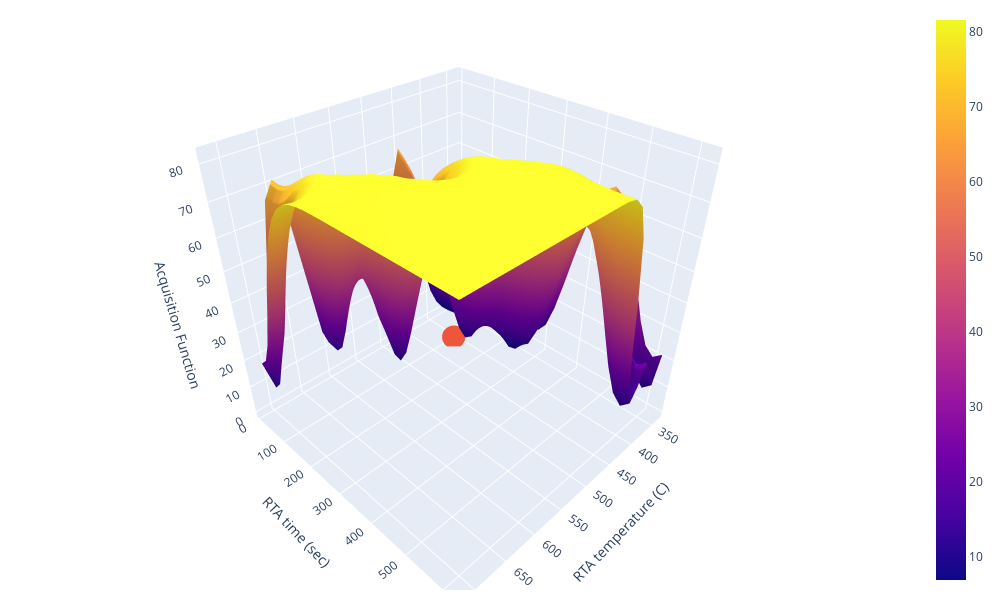

The notebook cell saved with this chart:
### Code cell
# look at acq_func manifold
fig = go.Figure(data=[go.Surface(z=pred_var, x=test_grid[:,0], y=test_grid[:,1])])
fig.add_trace(go.Scatter3d(x=test_grid[pi[1], 0].numpy(), y=test_grid[pi[0], 1].numpy(), z=[PI_acq_shape[pi[0], pi[1]]], mode='markers', name='max(pi)'))
fig.update_layout( width=1000, height=600,
                  margin=dict(r=20, l=10, b=10, t=10),
                  legend=dict(orientation="h", yanchor="bottom", y=1.02, xanchor="right",x=1),
                  scene=dict(
                    xaxis_title="RTA temperature (C)",
                    yaxis_title="RTA time (sec)",
                    zaxis_title='Acquisition Function')
                  )
fig.show()

### Figure 1 — Plotly figure (JSON) as saved in the notebook; plotly's stock layout.template omitted (floating-point values rounded to 4 significant figures; data arrays with more than 128 entries replaced by an {"elided": "..."} marker saying what was removed)
{"data": [{"x": [337.5, 350.4, 363.4, 376.3, 389.2, 402.2, 415.1, 428.0, 440.9, 453.9, 466.8, 479.7, 492.7, 505.6, 518.5, 531.5, 544.4, 557.3, 570.3, 583.2, 596.1, 609.1, 622.0, 634.9, 647.8, 660.8, 673.7, 686.6, 699.6, 712.5], "y": [9.643, 30.7, 51.76, 72.82, 93.88, 114.9, 136.0, 157.1, 178.1, 199.2, 220.2, 241.3, 262.4, 283.4, 304.5, 325.5, 346.6, 367.6, 388.7, 409.8, 430.8, 451.9, 472.9, 494.0, 515.1, 536.1, 557.2, 578.2, 599.3, 620.4], "z": {"elided": "30x30 float values"}, "type": "surface"}, {"mode": "markers", "name": "max(pi)", "x": [415.1], "y": [114.9], "z": [0.5492], "type": "scatter3d"}], "layout": {"margin": {"r": 20, "l": 10, "b": 10, "t": 10}, "legend": {"orientation": "h", "yanchor": "bottom", "y": 1.02, "xanchor": "right", "x": 1}, "width": 1000, "height": 600, "scene": {"xaxis": {"title": {"text": "RTA temperature (C)"}}, "yaxis": {"title": {"text": "RTA time (sec)"}}, "zaxis": {"title": {"text": "Acquisition Function"}}}}}
